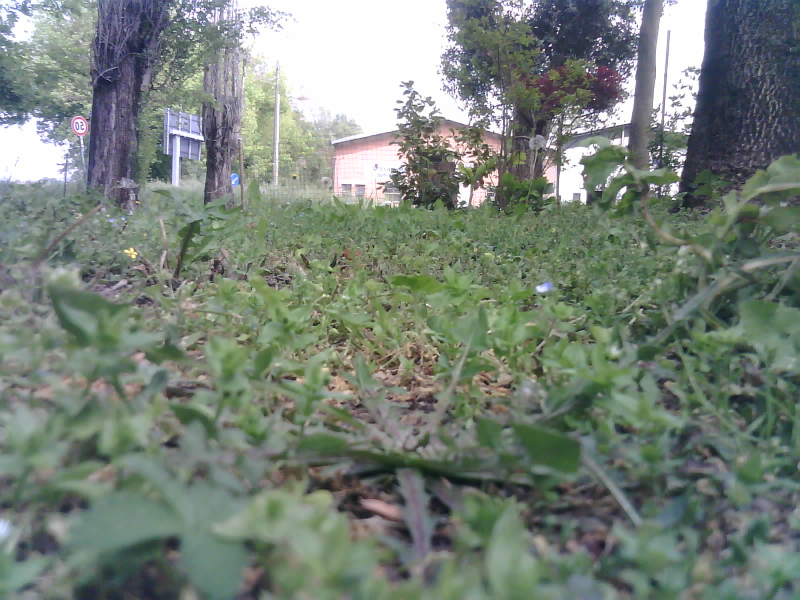
#> input picture img/aapaczjmrf.jpg, 1600 x 1200 px, found by its file name (shown at 1/2 size); its folder holds only this picture in this run
$ python imgMap_v3.0.py
#> lines starting #> are read from the running program, lines starting #| are printed output that depends on the picture
### map.py
import numpy as np
import cv2


class Map:
    def __init__(self, width, height, cell_size):
        self.width = width
        self.height = height
        self.cell_size = cell_size
        self.grid = np.empty((height, width), dtype=object)  # Matrice per memorizzare le immagini
        self.tags = np.empty((height, width), dtype=object)  # Matrice per memorizzare info aggiuntive

    # Aggiorna la cella della mappa con l'immagine acquisita dal robot
    def update_map(self, x, y, image, tag=None):
        self.grid[x][y] = image
        # self.tags[x][y] = {tag}


    # todo se aggiungo anche altre info, va ingrandita anche la tabella dei tag
    # [24 lines left out: functions ingrandisci_matrice, display_images, not called in this run]

    # Visualizza l'intera mappa con le immagini
    def display_map(self):
        # controlla se nella matrice ci sono celle vuote senza immagini
        for i in range(self.height):
            for j in range(self.width):
                if self.grid[i, j] is None:
                    self.grid[i, j] = np.zeros((self.cell_size[0], self.cell_size[1], 3), dtype=np.uint8)  # Immagine nera
        """
        # Concatena le immagini lungo l'asse delle colonne per creare righe
        rows = [np.concatenate(self.grid[i, :], axis=1) for i in range(self.width)]

        # Concatena le righe per creare l'intera mappa
        map_image = np.concatenate(rows, axis=0)

        # Visualizza l'immagine della mappa
        cv2.imshow("Mappa SLAM", map_image)
        cv2.waitKey(0)
        cv2.destroyAllWindows()
        """
        # Crea una grande immagine che rappresenta l'intera mappa
        map_image = np.zeros((self.height * self.cell_size[0], self.width * self.cell_size[1], 3), dtype=np.uint8)

        # Riempie la grande immagine con le immagini delle celle
        for i in range(self.height):
            for j in range(self.width):
                map_image[i * self.cell_size[0]: (i + 1) * self.cell_size[0], j * self.cell_size[1]: (j + 1) * self.cell_size[1]] = self.grid[i, j]

        # Visualizza l'intera mappa
        cv2.imshow('Map', map_image)
        cv2.waitKey(0)
        cv2.destroyAllWindows()

### prev/imgMap_v3.0.py
import cv2
import os
import random
import constants as c
import map
from datetime import datetime


# Seleziona casualmente un'immagine dalla cartella
def random_img():
    image_files = [file for file in os.listdir(c.FOLDER_PATH) if file.endswith(('.jpg', '.jpeg', '.png'))]
    random_image = random.choice(image_files)
    example_image = cv2.imread(f"{c.FOLDER_PATH}" + random_image)
#> example_image is the input picture: shape (1200, 1600, 3); mean B, G, R 119.7, 129.1, 118.8
    example_image = cv2.resize(example_image, c.CELL_SIZE)  # Ridimensiona l'immagine alla dimensione della cella
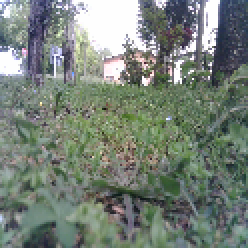
#> example_image: shape (124, 124, 3) (shown 2 times larger); mean B, G, R 119.6, 129, 118.7

    return example_image


if __name__ == "__main__":

    # simulazione
    garden_map = map.Map(c.MAP_WIDTH, c.MAP_HEIGHT, c.CELL_SIZE)

    for i in range(c.MAP_HEIGHT):
        for j in range(c.MAP_WIDTH):
            tag_info = f'Timestamp: {(datetime.now()).strftime("%Y-%m-%d_%H-%M")}'
            garden_map.update_map(i, j, random_img(), tag_info)

    # Visualizza l'intera mappa con le immagini
    garden_map.display_map()
#> the loop in display_map, `for i in range(self.height):` made 5 passes
#> after the loop in display_map, `for i in range(self.height):`:
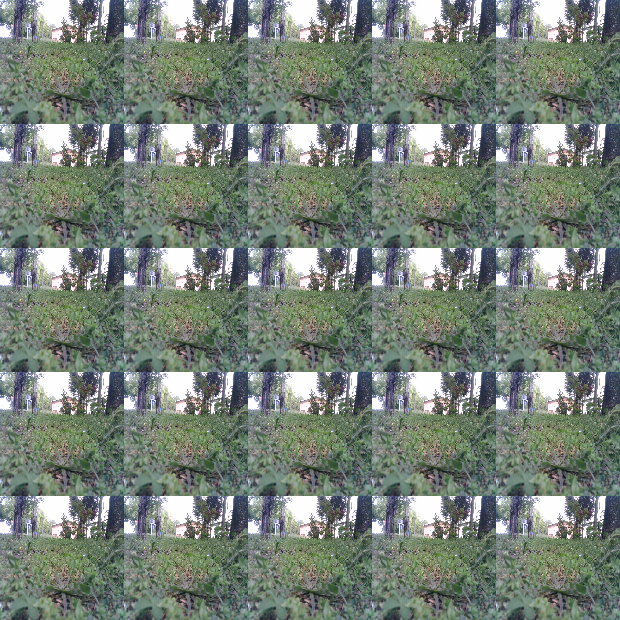
#> map_image: shape (620, 620, 3); mean of channels 0, 1, 2 119.6, 129, 118.7; drawn as B, G, R

    """

    tag_info = f'Timestamp: {(datetime.now()).strftime("%Y-%m-%d_%H-%M")}'
    garden_map.update_map(0, 0, random_img(),tag_info)
    garden_map.update_map(1, 1, random_img(),tag_info)
    garden_map.update_map(2, 2, random_img(),tag_info)
    garden_map.display_map()

    """
